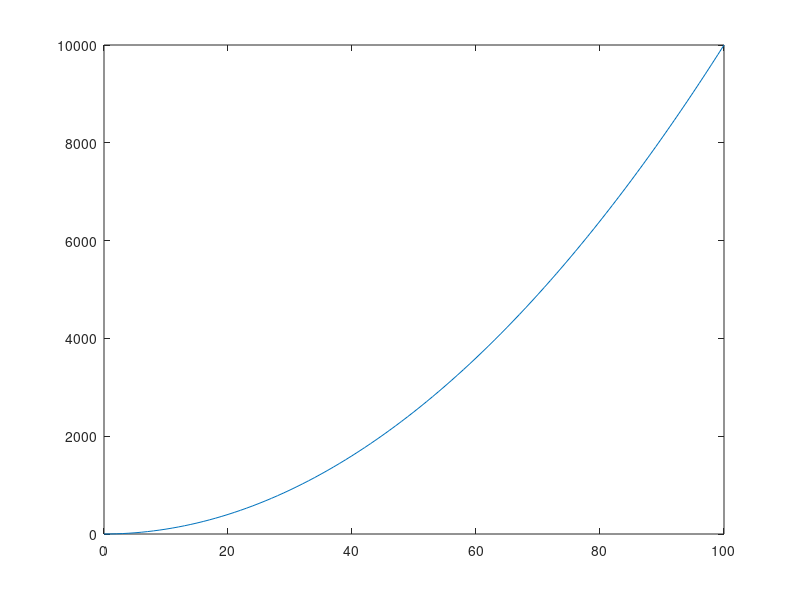

Source code (MATLAB): (Note: this script raises an error after producing the figure.)
function myprogram

    f = figure('WindowStyle','normal');
    ax = axes;
    x = 0:100;
    y = x.^2;

    plotline = plot(x,y);
    c = uicontextmenu;

    % Set c to be the plot line's UIContextMenu
    plotline.UIContextMenu = c;

    % Create menu items for the uicontextmenu
    m1 = uimenu(c,'Label','dashed','Callback',@setlinestyle);
    m2 = uimenu(c,'Label','dotted','Callback',@setlinestyle);
    m3 = uimenu(c,'Label','solid','Callback',@setlinestyle);

        function setlinestyle(source,callbackdata)
            switch source.Label
                case 'dashed'
                    plotline.LineStyle = '--';
                case 'dotted'
                    plotline.LineStyle = ':';
                case 'solid'
                    plotline.LineStyle = '-';
            end
        end
end
